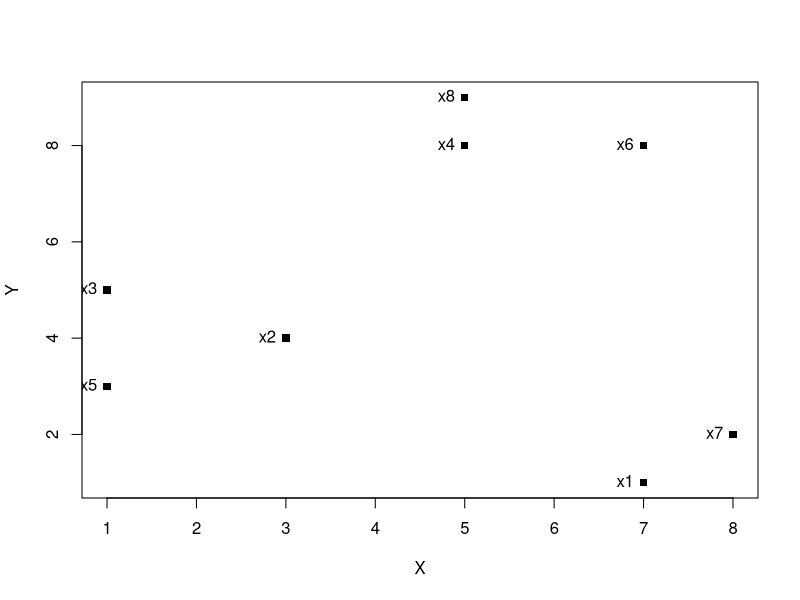

Write R code to recreate this figure. (Note: this script raises an error after producing the figure.)
## ---- chunk 1
data <- iris[,-5]
clustering = kmeans(data, centers = 3)
clustering
## ---- chunk 2
# The centers
clustering$centers
# The clustering
clustering$cluster
# The total sum of squares (the sum of squared distances of each data point to the global sample mean)
clustering$totss
# The per cluster sum of squares
clustering$withinss
# The sum of per cluster sum of squares
clustering$tot.withinss
# The total sum of squares minus the sum of per cluster sum of squares
clustering$betweenss
# The sizes of the clusters
clustering$size
# The number of iterations before conversion
clustering$iter
# Integer indicating possible algorithm problem
clustering$ifault
## ---- chunk 3
X = c(7, 3, 1, 5, 1, 7, 8, 5)
Y = c(1, 4, 5, 8, 3, 8, 2, 9)
rnames = c("x1", "x2", "x3", "x4", "x5", "x6", "x7", "x8")
kdata = data.frame(X, Y, row.names = rnames)
## ---- chunk 4
plot(kdata, pch = 15)
text(kdata, labels = row.names(kdata), pos = 2)
## ---- chunk 5
# we take as initial centers the first 3 points and this implies also that k = 3
clust = kmeans(kdata, centers=kdata[1:3,])
clust$centers
clust$cluster
## ---- chunk 6
cohesion = clust$tot.withinss
separation = model$betweenss
## ---- chunk 7
plot(kdata, col = clust$cluster, pch = 15)
text(kdata, labels = row.names(kdata), pos = 2)
points(clust$centers, col = 1:length(clust$centers), pch = "+", cex = 2)
## ---- chunk 8
# Calculate the totss (k = 1) 
SSE <- (nrow(data) - 1) * sum(apply(data, 2, var))
for(i in 2:10) {
  SSE[i] <- kmeans(data, centers = i)$tot.withinss
}
plot(1:10, SSE, type="b", xlab="Number of Clusters", ylab="SSE")
## ---- chunk 9
# Assuming cluster library is installed with: install.packages('cluster')
library(cluster)
silhouette = silhouette(clustering$cluster, dist(data))
plot(silhouette)
